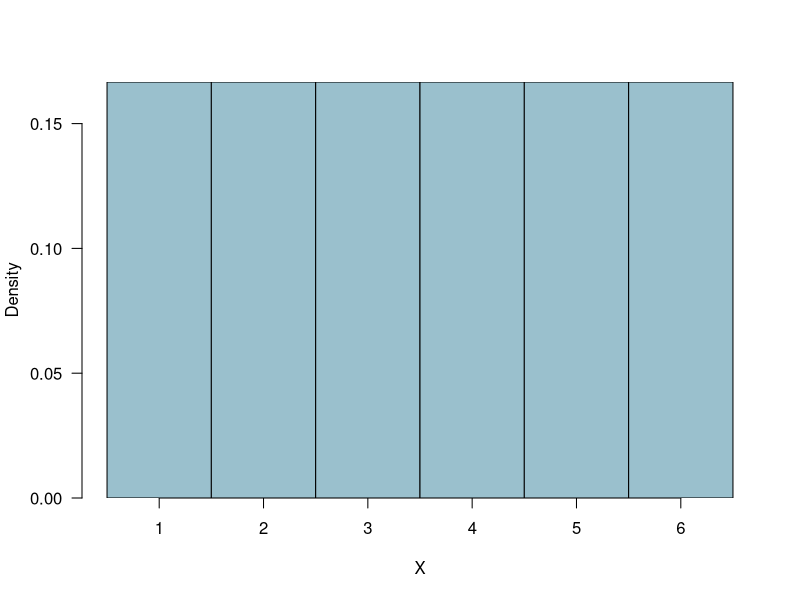
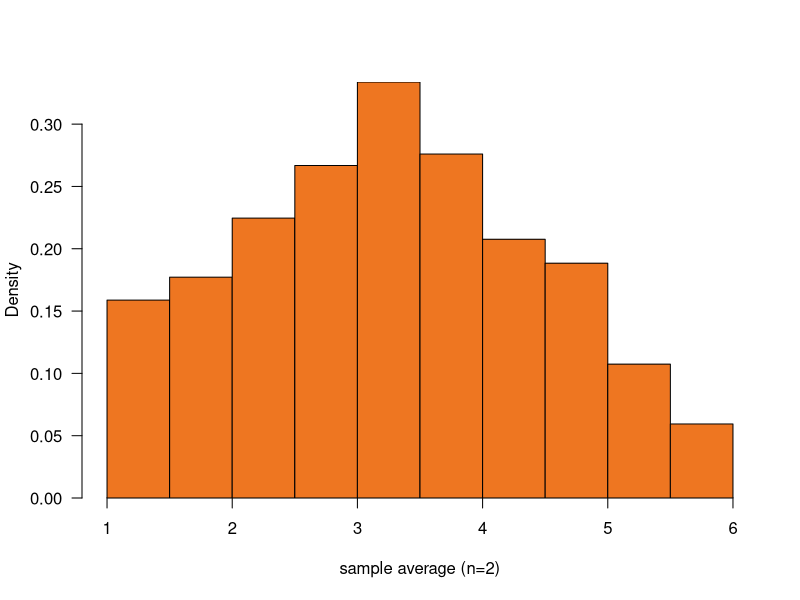
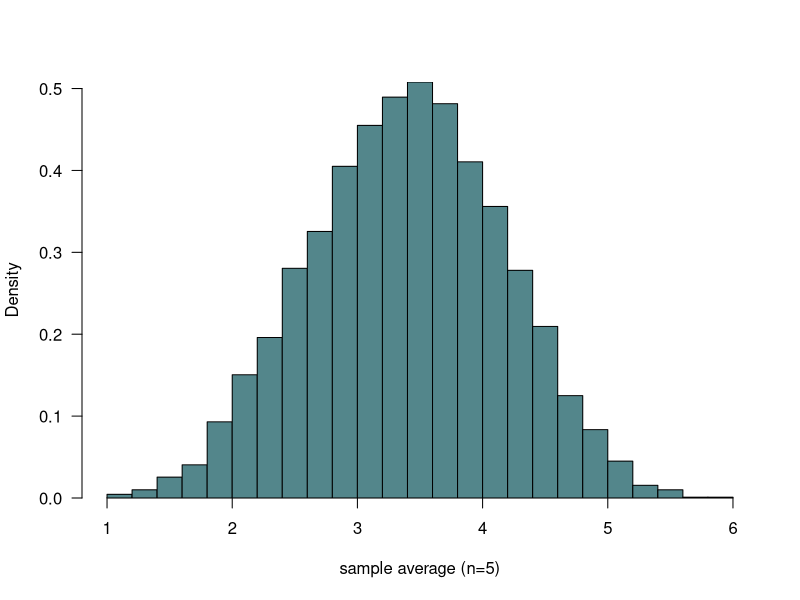
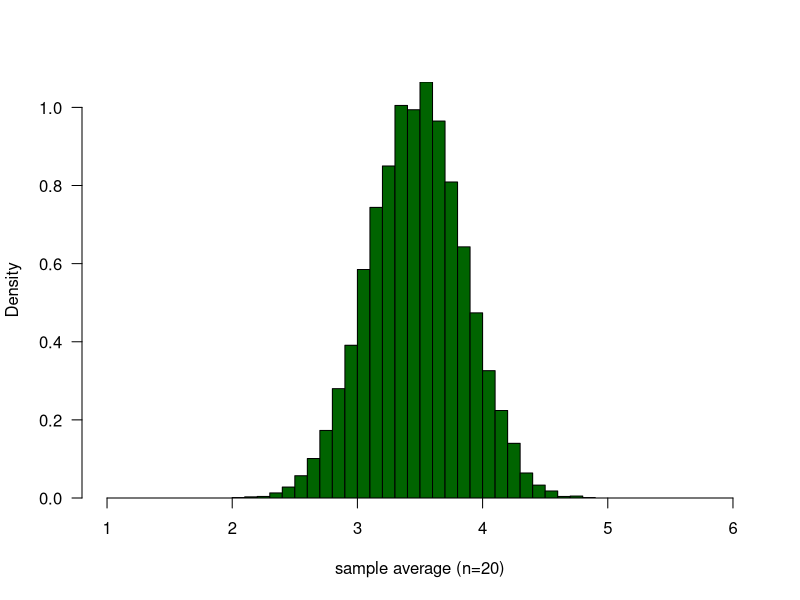

R code for these plots, in order:
# *****************************************************************************
# Central Limit Theorem
# Illustrates Sharpe et al. (2015), section 11.1 (pp. 360-363) 
# Author: Luc Hens, Vrije Universiteit Brussel
# Date:   9 May 2019
# *****************************************************************************

# Set up the population:
# box with 1,2 million tickets: 200,000 tickets "1"; 200,000 tickets "2"; ... ; 200,000 tickets "6"
box <- c(rep(1,20000),rep(2,20000),rep(3,20000),rep(4,20000),rep(5,20000),rep(6,20000))
hist(box,freq=FALSE,breaks=c(0.5,1.5,2.5,3.5,4.5,5.5,6.5),yaxs="i",las=1,main="",xlab="X",col="lightblue3")

# Draw 2 tickets without replacement and find the mean:
draw.1 <- sample(box,1, replace=FALSE) ; draw.1
draw.2 <- sample(box,1, replace=FALSE) ; draw.2
(draw.1+draw.2)/2

# *****************************************************************************
# Draw 2 tickets (n=2) without replacement and find the mean;
# Repeat this 10,000 times and make a density histogram:

no.of.repeats <- 10000   # enter the number of survey organisations (repeats)
sample.size   <- 2       # enter the sample size   
index            <- c(1:no.of.repeats)
sample.mean      <- c(rep(NA,no.of.repeats))        # set initial values

for(i in 1:no.of.repeats) {
  
  sample.mean[i] <- sum(sample(box,sample.size,replace=FALSE))/sample.size

}

hist(sample.mean,breaks=12,freq=FALSE,las=1,xlim=c(1,6),yaxs="i",main="",xlab="sample average (n=2)",col="chocolate2")


# *****************************************************************************
# Draw 5 tickets without replacement and find the mean;
# Repeat this 10,000 times and make a density histogram:
no.of.repeats    <-  10000   
sample.size      <-  5    
index            <- c(1:no.of.repeats)
sample.mean      <- c(rep(NA,no.of.repeats))        # set initial values

for(i in 1:no.of.repeats) {
  
  sample.mean[i] <- sum(sample(box,sample.size,replace=FALSE))/sample.size
  
}

hist(sample.mean,breaks=24,freq=FALSE,xlim=c(1,6),yaxs="i",las=1,main="",xlab="sample average (n=5)",col="cadetblue4")

# *****************************************************************************
# Draw 20 tickets without replacement and find the mean;
# Repeat this 10,000 times and make a density histogram:
no.of.repeats    <-  10000   
sample.size      <-  20    
index            <- c(1:no.of.repeats)
sample.mean      <- c(rep(NA,no.of.repeats))        # set initial values

for(i in 1:no.of.repeats) {
  
  sample.mean[i] <- sum(sample(box,sample.size,replace=FALSE))/sample.size
  
}

hist(sample.mean,breaks=24,freq=FALSE,xlim=c(1,6),yaxs="i",las=1,main="",xlab="sample average (n=20)",col="darkgreen")
